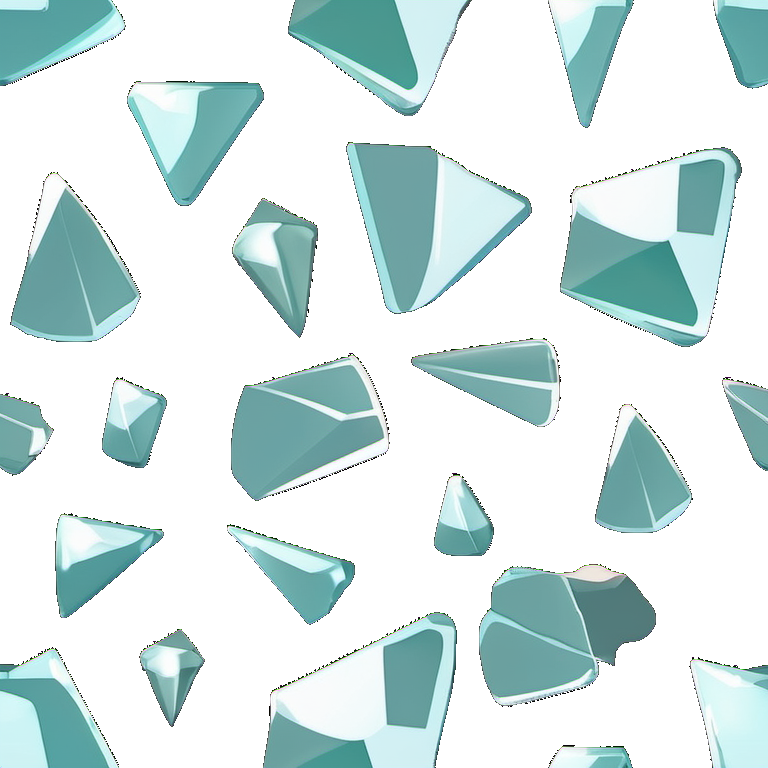
#> input picture assets/OBJ_broken_glass.png, 768 x 768 px, found by its file name
$ python fix_glass.py
#> lines starting #> are read from the running program, lines starting #| are printed output that depends on the picture; after the words box and inside, x2 and y2 are one past the last pixel; in counts of white or black regions, pixels touching at a corner belong together
import numpy as np
from pathlib import Path
from PIL import Image
from skimage import measure

ROOT = Path(r"C:\english-quest")
ASSETS = ROOT / "assets"
BACKUP = ASSETS / "_versions" / "pre_rembg"


def clean_alpha(img, min_px, thresh=10):
    a = np.array(img.getchannel("A"))
    labels = measure.label(a > thresh)
    if labels.max() == 0:
        return img
    counts = np.bincount(labels.ravel())
    keep = np.zeros_like(a, dtype=bool)
    for i in range(1, len(counts)):
        if counts[i] >= min_px:
            keep |= labels == i
    img.putalpha(Image.fromarray(np.where(keep, a, 0).astype(np.uint8)))
    return img


iid = "OBJ_broken_glass"
img = Image.open(BACKUP / (iid + ".png")).convert("RGBA")
#> img is the input picture: PIL image 768x768 RGBA; mean R, G, B, A 77.1, 88.1, 86.6, 97.4
arr = np.array(img)
rgb = arr[:, :, :3].astype(np.int32)
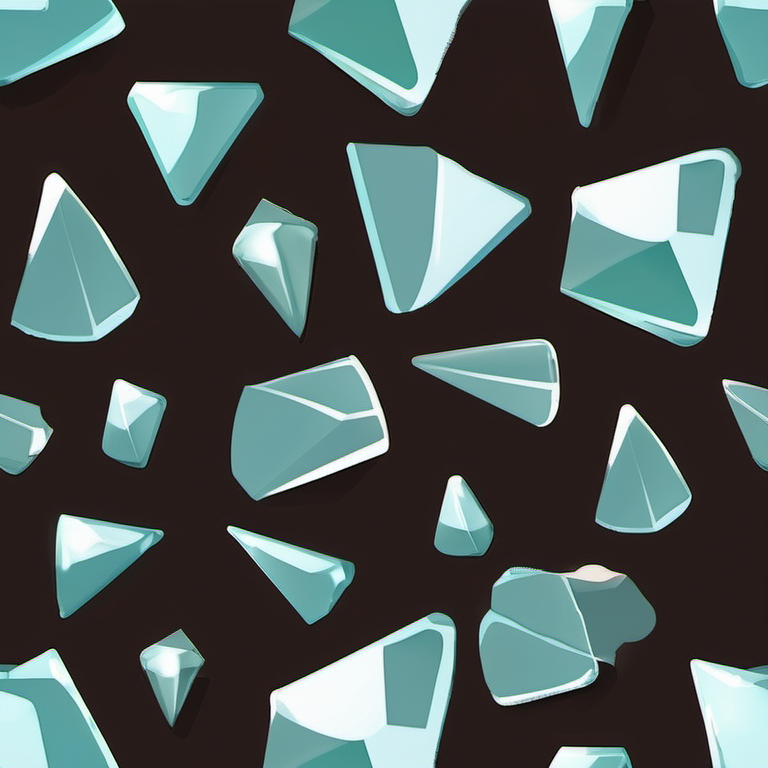
#> rgb: shape (768, 768, 3) int32; mean R, G, B 77.1, 88.1, 86.6
q = rgb // 16
key = q[:, :, 0] * 10000 + q[:, :, 1] * 100 + q[:, :, 2]
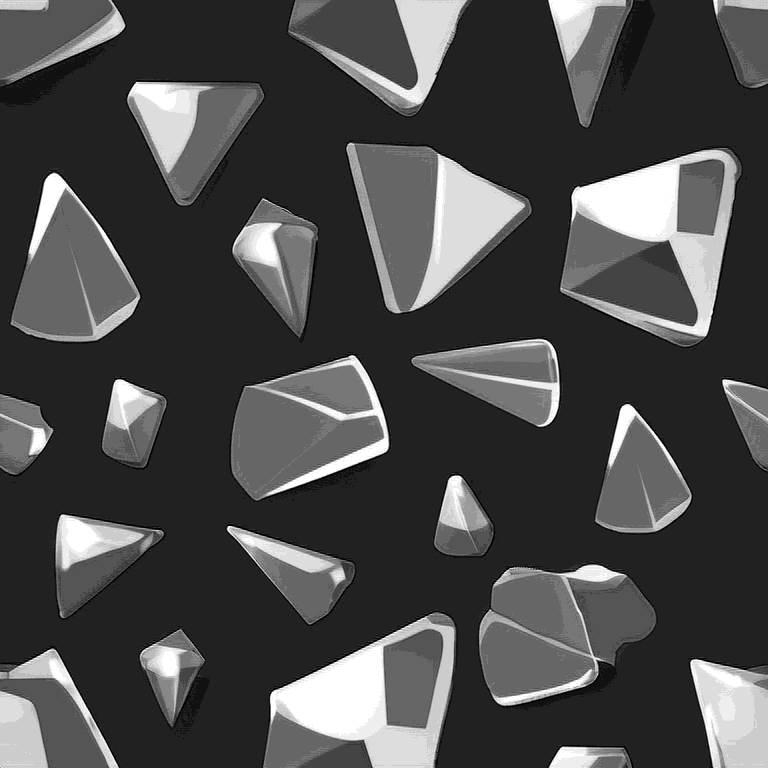
#> key: shape (768, 768) int32; min 0, max 151515, mean 44261.5; drawn with min black and max white
vals, counts = np.unique(key.ravel(), return_counts=True)
#> vals = 1023 values from 0 to 151515; counts = 1023 values, max 339033 at index 65, min 1 at index 6, mean 576.6
bg_key = vals[int(np.argmax(counts))]
#> bg_key = 20101
bg = rgb[key == bg_key].mean(axis=0)
#> bg = [38.44, 27.11, 25.25]
print("dominant bg:", bg.round(0), "share:", (counts.max() / key.size).round(3))
#| dominant bg: [38. 27. 25.] share: 0.575
dist = np.linalg.norm(rgb - bg, axis=2).astype(np.float32)
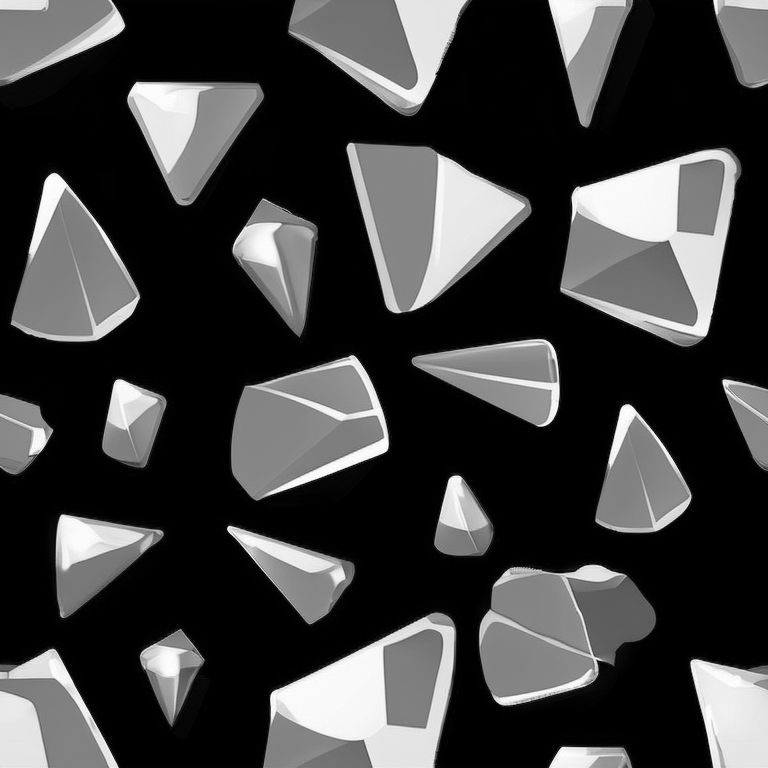
#> dist: shape (768, 768) float32; min 0.513, max 389.4, mean 97.2; drawn with min black and max white
arr[:, :, 3] = np.clip((dist - 10) * (255.0 / 30.0), 0, 255).astype(np.uint8)
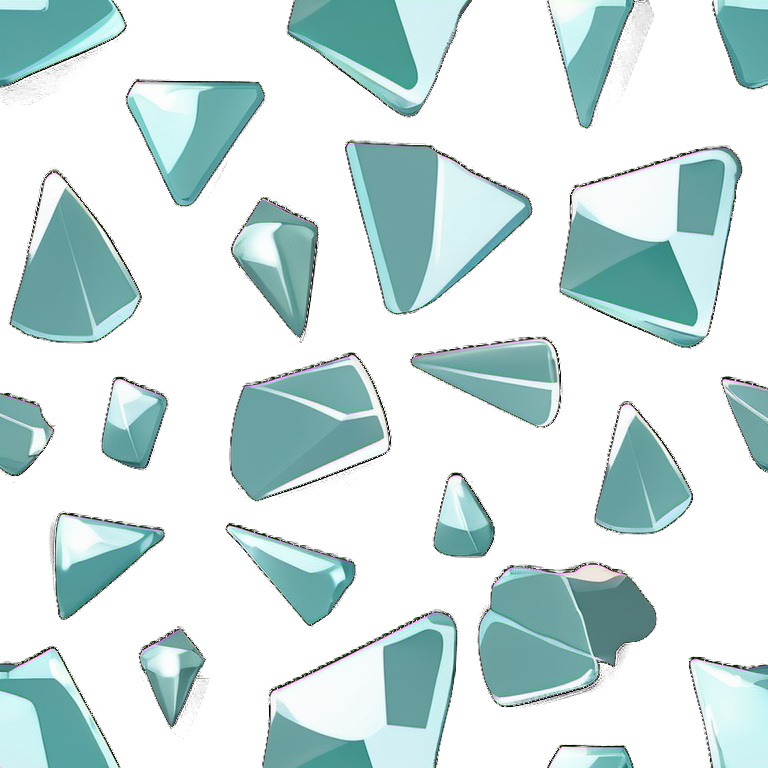
#> arr: shape (768, 768, 4); 3.41% of pixels changed, all inside (x1, y1, x2, y2) = (0, 0, 768, 768); transparent parts drawn white
out = clean_alpha(Image.fromarray(arr), 200)
#> in clean_alpha, `labels = measure.label(a > thresh)`:
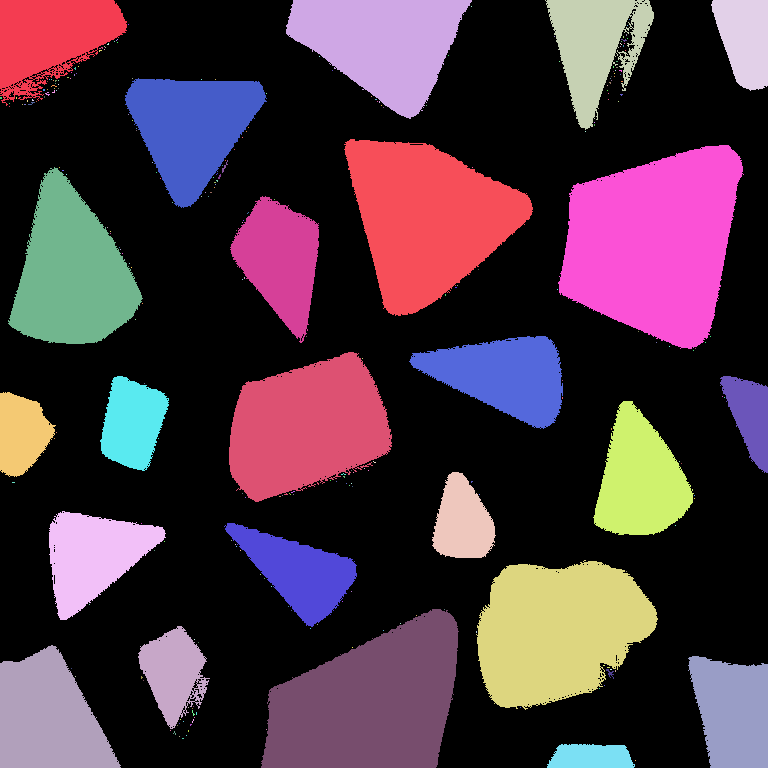
#> labels: shape (768, 768) int32; 277 distinct labels, from 0 to 276; one colour per label, 0 black
#> in clean_alpha, `counts = np.bincount(labels.ravel())`: counts = 277 values, max 347409 at index 0, min 1 at index 5, mean 2129.3
#> the loop in clean_alpha, `for i in range(1, len(counts)):` made 276 passes
#> pass 1, in clean_alpha, `keep |= labels == i`:
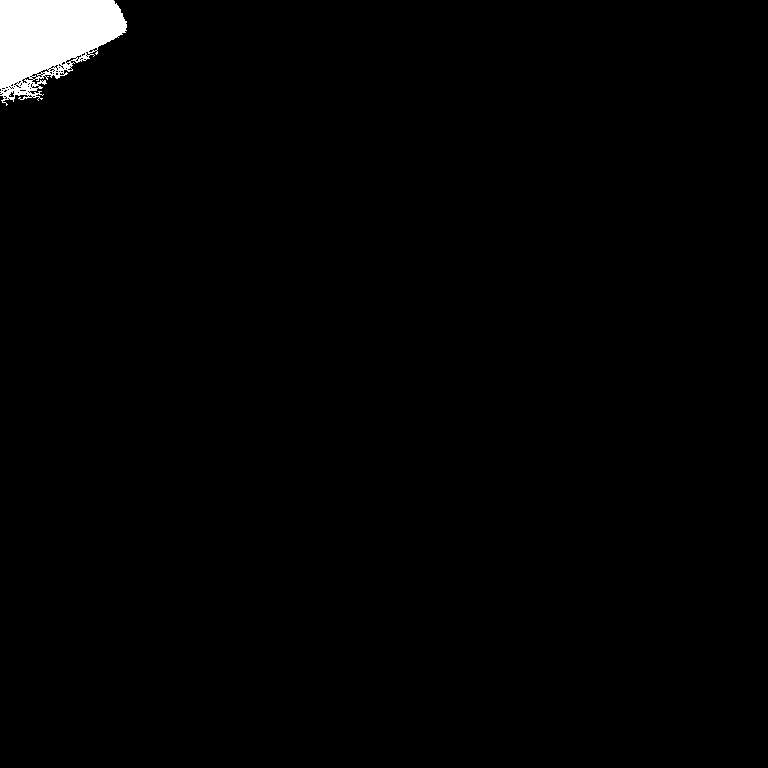
#> keep: shape (768, 768) bool; 1.5% white; 1 white region, box (x1, y1, x2, y2) and area: (0, 0, 127, 106) 8578
#> after the loop in clean_alpha, `for i in range(1, len(counts)):`:
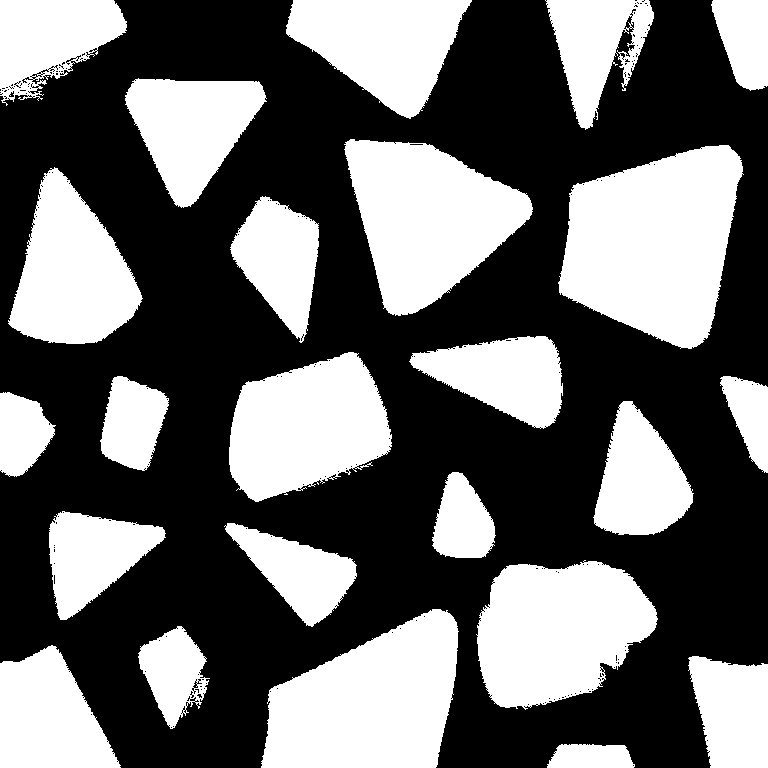
#> keep: shape (768, 768) bool; 41% white; 24 white regions, largest, box (x1, y1, x2, y2) and area: (558, 145, 744, 349) 26535, (261, 609, 459, 768) 22295, (344, 139, 533, 316) 20367
out.save(ASSETS / (iid + ".png"))
print("{0}: -> {1} [chroma-v2]".format(iid, out.size))
#| OBJ_broken_glass: -> (768, 768) [chroma-v2]
print("done")
